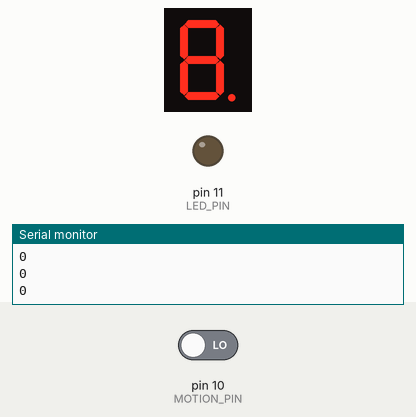
Simulated run of this sketch. Board: Arduino Uno, built with avr-gcc and run on an emulated ATmega328P. Shown: 1-digit seven-segment display, output pins drawn as LEDs (lit = HIGH), the last lines printed to the serial monitor. Wiring (inferred from the names in the program): 1-digit 7-segment display, segments lit when HIGH: segments pin 7, pin 6, pin 3, pin 4, pin 5, pin 8, pin 9, pin 2. The test bench sets the inputs (shaded band); at power-on: pin 10 (MOTION_PIN) LOW. The segment pins are drawn as the display they are named for; pins used as bus, display or sensor lines are not drawn.

Above: at 1.2 s.
1.3 s: pin 10 (MOTION_PIN) driven HIGH
At 1.4 s:
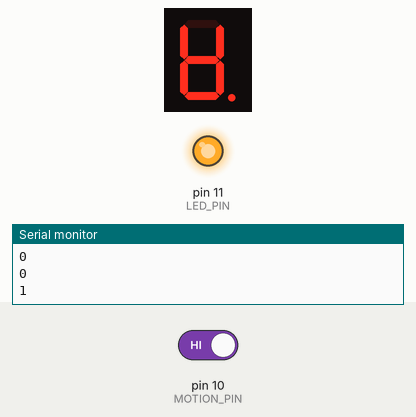
At 1.8 s:
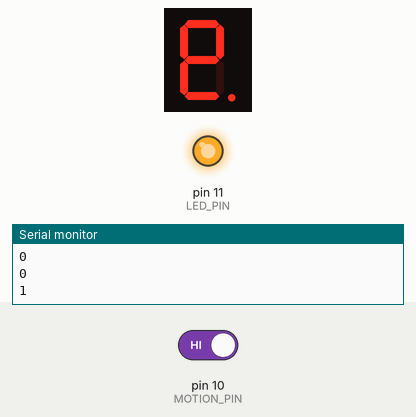
Timing chart, 0 to 4.3 s (numbered marks = the images above; inputs shaded):
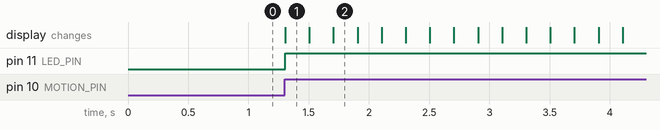

The sketch:

Code.ino
```cpp
#define LED_PIN 11
#define MOTION_PIN 10
// Pins of 7 Segments
const int A = 7;
const int B = 6;
const int C = 3;
const int D = 4;
const int E = 5;
const int F = 8;
const int G = 9;
const int H = 2;
int TIMER_START = 20;
int TIMER_SPEED = 500;
int ANIMATION_SPEED = 200;
void (*functions[16])();                     // Array of functions of 7 segment numbers
int animation_arr[] = { 7, 6, 3, 4, 5, 8 };  // For animation
int index_count = 0;                         // For animation
int temp_time = 0;                           // Animation time
// animation: 7-6-3-4-5-8
void setup() {
  pinMode(MOTION_PIN, INPUT);
  pinMode(LED_PIN, OUTPUT);
  pinMode(A, OUTPUT);
  pinMode(B, OUTPUT);
  pinMode(C, OUTPUT);
  pinMode(D, OUTPUT);
  pinMode(E, OUTPUT);
  pinMode(F, OUTPUT);
  pinMode(G, OUTPUT);
  pinMode(H, OUTPUT);
  Serial.begin(9600);
}
void animation(int index) {  // Controlling Animation
  for (int i = 0; i < sizeof(animation_arr) / sizeof(int); i++) {
    if (index == i) {
      digitalWrite(animation_arr[i], LOW);
    } else
      digitalWrite(animation_arr[i], HIGH);
  }
  digitalWrite(G, HIGH);
  digitalWrite(H, HIGH);
}
void off() {                          // Turn of the light and 7 segment
  for (int i = 2; i < 10; i++) {
    digitalWrite(i, HIGH);
  }
  digitalWrite(LED_PIN, LOW);
}
// Function of the numbers 0 to F
void zero() {
  for (int i = 2; i < 10; i++) {
    if (i == 9 || i == 2)
      digitalWrite(i, HIGH);
    else
      digitalWrite(i, LOW);
  }
}
void one() {
  for (int i = 2; i < 10; i++) {
    if (i == 6 || i == 3)
      digitalWrite(i, LOW);
    else
      digitalWrite(i, HIGH);
  }
}
void two() {
  for (int i = 2; i < 10; i++) {
    if (i == 8 || i == 3 || i == 2)
      digitalWrite(i, HIGH);
    else
      digitalWrite(i, LOW);
  }
}
void three() {
  for (int i = 2; i < 10; i++) {
    if (i == 8 || i == 5 || i == 2)
      digitalWrite(i, HIGH);
    else
      digitalWrite(i, LOW);
  }
}
void four() {
  for (int i = 2; i < 10; i++) {
    if (i == 7 || i == 5 || i == 4 || i == 2)
      digitalWrite(i, HIGH);
    else
      digitalWrite(i, LOW);
  }
}
void five() {
  for (int i = 2; i < 10; i++) {
    if (i == 6 || i == 5 || i == 2)
      digitalWrite(i, HIGH);
    else
      digitalWrite(i, LOW);
  }
}
void six() {
  for (int i = 2; i < 10; i++) {
    if (i == 6 || i == 2)
      digitalWrite(i, HIGH);
    else
      digitalWrite(i, LOW);
  }
}
void seven() {
  for (int i = 2; i < 10; i++) {
    if (i == 7 || i == 3 || i == 6)
      digitalWrite(i, LOW);
    else
      digitalWrite(i, HIGH);
  }
}
void eight() {
  for (int i = 2; i < 10; i++) {
    if (i == 2)
      digitalWrite(i, HIGH);
    else
      digitalWrite(i, LOW);
  }
}
void nine() {
  for (int i = 2; i < 10; i++) {
    if (i == 5 || i == 2)
      digitalWrite(i, HIGH);
    else
      digitalWrite(i, LOW);
  }
}
void ten() {
  for (int i = 2; i < 10; i++) {
    if (i == 4 || i == 2)
      digitalWrite(i, HIGH);
    else
      digitalWrite(i, LOW);
  }
}
void eleven() {
  eight();
}
void twelve() {
  for (int i = 2; i < 10; i++) {
    if (i == 6 || i == 9 || i == 3 || i == 2)
      digitalWrite(i, HIGH);
    else
      digitalWrite(i, LOW);
  }
}
void thirteen() {
  zero();
}
void fourteen() {
  for (int i = 2; i < 10; i++) {
    if (i == 6 || i == 3 || i == 2)
      digitalWrite(i, HIGH);
    else
      digitalWrite(i, LOW);
  }
}
void fifteen() {
  for (int i = 2; i < 10; i++) {
    if (i == 6 || i == 3 || i == 4 || i == 2)
      digitalWrite(i, HIGH);
    else
      digitalWrite(i, LOW);
  }
}
void loop(void) {
  int motion = digitalRead(MOTION_PIN);  // Read PIR sensor
  Serial.println(motion);
  if (motion == HIGH) {                  // If for motion detected
    digitalWrite(LED_PIN, HIGH);         // Turn on LED
    temp_time = 0;
    index_count = 0;
    while (temp_time < (TIMER_START * 1000) - (15 * TIMER_SPEED)) {     // Computing the time until reaching F
      animation(index_count);
      index_count++;
      temp_time += ANIMATION_SPEED;
      delay(ANIMATION_SPEED);               // Speed of leds in animation
      if (index_count == sizeof(animation_arr) / sizeof(int))
        index_count = 0;
      if ((TIMER_START * 1000) - (15 * TIMER_SPEED) - temp_time <= ANIMATION_SPEED)     // Synchronizing the total animation time with timer start
        break;
    }
    Serial.print(temp_time);
    count();        // Functions for print numbers
  } else
    off();      // Off 7 segment
}
void count() {                    /// Assignings number functions to the indexes.
  functions[0] = zero;
  functions[1] = one;
  functions[2] = two;
  functions[3] = three;
  functions[4] = four;
  functions[5] = five;
  functions[6] = six;
  functions[7] = seven;
  functions[8] = eight;
  functions[9] = nine;
  functions[10] = ten;
  functions[11] = eleven;
  functions[12] = twelve;
  functions[13] = thirteen;
  functions[14] = fourteen;
  functions[15] = fifteen;
  for (int i = 15; i >= 0; i--) {       // Calling each function depending on the index.
    (*functions[i])();
    delay(TIMER_SPEED);
  }
}
```

Measured:
- after the input at 1.3 s, pin 11 (LED_PIN): LOW → HIGH at once; the display: changes at once (image 1)
